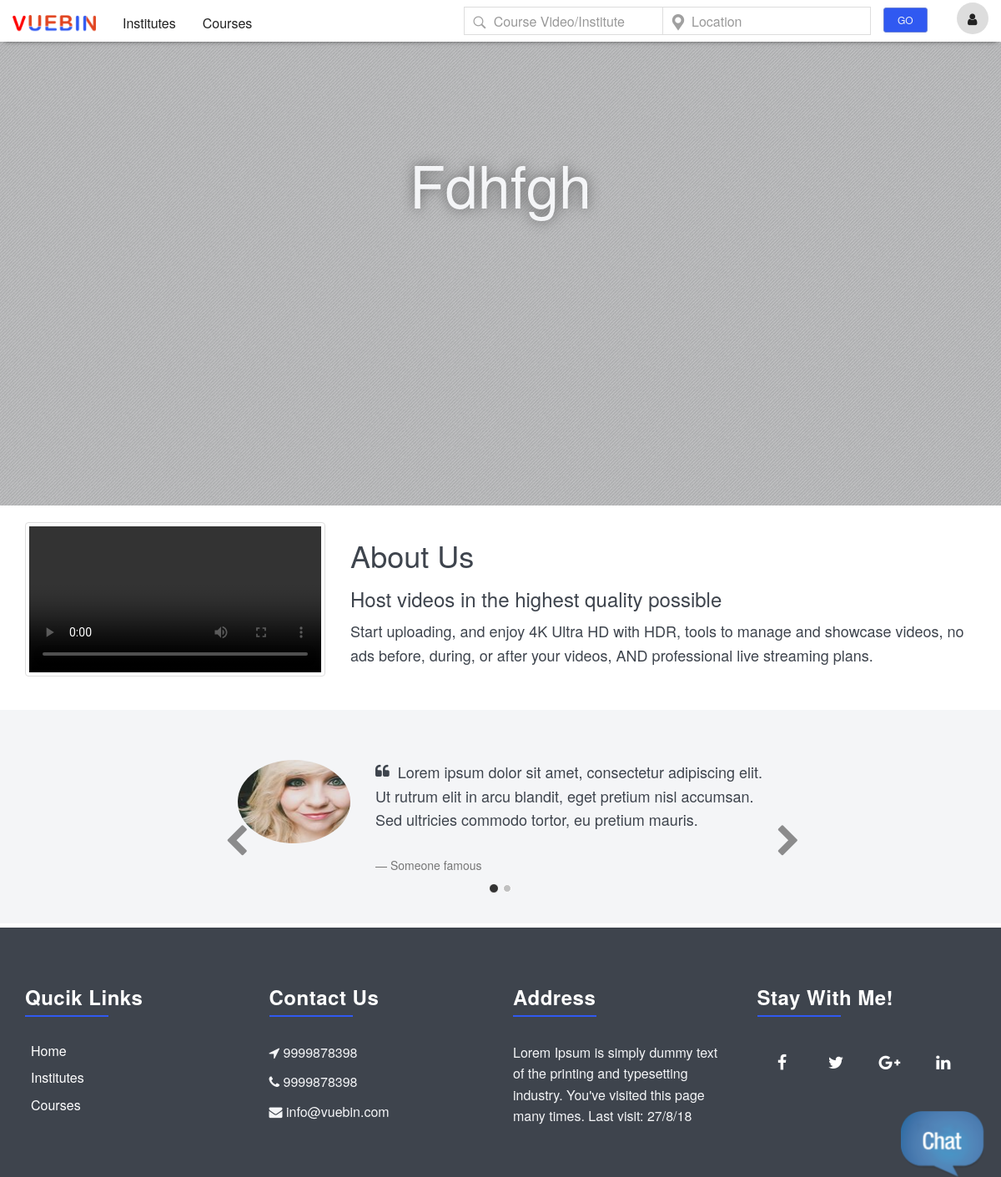
The page / on the database its author committed.
### tables this page shows
CREATE TABLE `homepage_header_videos` (
  `h_v_id` int(11) NOT NULL AUTO_INCREMENT,
  `title` text,
  `video_name` text,
  `org_video_name` text,
  `status` int(11) DEFAULT '0',
  `created_at` datetime DEFAULT NULL,
  `updated_at` datetime DEFAULT NULL,
  `created_by` int(11) DEFAULT NULL,
  PRIMARY KEY (`h_v_id`)
);

CREATE TABLE `aboutus_content` (
  `a_id` int(11) NOT NULL AUTO_INCREMENT,
  `aboutus` longtext,
  `video_name` varchar(250) DEFAULT NULL,
  `org_name` varchar(250) DEFAULT NULL,
  `created_at` datetime DEFAULT NULL,
  `updated_at` datetime DEFAULT NULL,
  `created_by` int(11) DEFAULT NULL,
  PRIMARY KEY (`a_id`)
);

CREATE TABLE `testimonial` (
  `t_id` int(11) NOT NULL AUTO_INCREMENT,
  `author_name` varchar(250) DEFAULT NULL,
  `testimonial` longtext,
  `image_name` varchar(250) DEFAULT NULL,
  `org_name` varchar(250) DEFAULT NULL,
  `status` int(11) DEFAULT '1',
  `created_at` datetime DEFAULT NULL,
  `updated_at` datetime DEFAULT NULL,
  `created_by` int(11) DEFAULT NULL,
  PRIMARY KEY (`t_id`)
);

CREATE TABLE `footer_content` (
  `c_id` int(11) NOT NULL AUTO_INCREMENT,
  `footer` longtext,
  `mobile1` varchar(250) DEFAULT NULL,
  `mobile2` varchar(250) DEFAULT NULL,
  `email_id` varchar(250) DEFAULT NULL,
  `created_at` datetime DEFAULT NULL,
  `updated_at` datetime DEFAULT NULL,
  `created_by` int(11) DEFAULT NULL,
  PRIMARY KEY (`c_id`)
);

### application/controllers/User.php (called while the page is built, shortened)
<?php
class User extends Front_end {
	public function index()
	{
		$data['home_page_video']=$this->User_model->get_home_page_video();
		$data['aboutus']=$this->User_model->get_aboutus_content(1);
		$data['testimonial']=$this->User_model->get_testimonial_home_list();
		$this->load->view('html/index',$data);
		$footer['details']=$this->Content_model->get_footer_content(1);
		$this->load->view('html/footer',$footer);
	}
}

### index.php (called while the page is built, shortened)
<?php
require_once BASEPATH.'core/CodeIgniter.php';

### application/models/User_model.php (called while the page is built, shortened)
<?php if ( ! defined('BASEPATH')) exit('No direct script access allowed');
class User_model extends CI_Model
{
	public  function get_home_page_video(){
		$this->db->select('title,video_name,org_video_name')->from('homepage_header_videos');
		$this->db->where('status',1);
		$this->db->order_by('h_v_id','desc');
		$this->db->limit(1);
		return $this->db->get()->row_array();
	}
	public  function get_course_names_list($val){
		$this->db->select('c_name as label,CONCAT(course_id,"_","course") as value')->from('course_list');
		$this->db->where('course_list.status',1);
		return $this->db->get()->result_array();
	}
	public  function get_course_or_institues_list($val){
		$this->db->select('i_name as label,CONCAT(i_id,"_","institue") AS value')->from('institute_list');
		$this->db->where('institute_list.status',1);
		$result1=$this->db->get()->result_array();
		$this->db->select('c_name as label,CONCAT(course_id,"_","course") as value')->from('course_list');
		$this->db->where('course_list.status',1);
		$result2=$this->db->get()->result_array();
		return array_merge($result1, $result2);
	}
	public  function get_only_location_search_list(){
		$this->db->select('location_list.l_id,location_list.location_name')->from('location_list');
		$this->db->join('city_list ', 'city_list.city_id = location_list.city_id', 'left');
		$this->db->join('countries_list ', 'countries_list.c_id = city_list.c_id', 'left');
		$this->db->where('location_list.l_status ',1);
		$this->db->order_by('location_list.l_id','desc');
		return $this->db->get()->result_array();
	}
	public  function get_location_search_list(){
		$this->db->select('location_list.l_id,CONCAT(location_list.location_name,", ",city_list.city_name,", ",countries_list.country_name) as address,countries_list.country_code,countries_list.num_code')->from('location_list');
		$this->db->join('city_list ', 'city_list.city_id = location_list.city_id', 'left');
		$this->db->join('countries_list ', 'countries_list.c_id = city_list.c_id', 'left');
		$this->db->where('location_list.l_status ',1);
		$this->db->order_by('location_list.l_id','desc');
		return $this->db->get()->result_array();
	}
	public  function get_aboutus_content($a_id){
		$this->db->select('a_id,aboutus,video_name,org_name')->from('aboutus_content');
		$this->db->where('a_id',$a_id);
		return $this->db->get()->row_array();
	}
	public  function get_testimonial_home_list(){
		$this->db->select('author_name,testimonial,image_name,org_name')->from('testimonial');
		$this->db->where('status',1);
		return $this->db->get()->result_array();
	}
}

### application/models/Content_model.php (called while the page is built, shortened)
<?php if ( ! defined('BASEPATH')) exit('No direct script access allowed');
class Content_model extends CI_Model
{
	public  function get_footer_content($id){
		$this->db->select('c_id,footer,mobile1,mobile2,email_id')->from('footer_content');
		$this->db->where('c_id',$id);
		return $this->db->get()->row_array();
	}
}

### application/views/html/index.php (the view, shortened to what this page needs)
<?php if(isset($home_page_video) && count($home_page_video)>0){ ?>
  <div class="">
    <div class="intro-video intro-dark-bg ">
		<video autoplay loop muted poster="screenshot.jpg" id="background" height="100%" width="100%" style="overflow:hidden">
        <source src="<?php echo base_url('assets/homepage_videos/'.$home_page_video['video_name']); ?>" type="video/mp4"  >
		  </video>
                <div class="overlay"></div>
                <div class="intro-body mobile-heading">
                    <div class="container ">
                       <h1 class="brand-heading"><?php echo isset($home_page_video['title'])?$home_page_video['title']:''; ?></h1>
                     </div>
                </div>
        </div>
  </div>
  <?php } ?>
  </div>
<section id="" class="bg-white">
            <div class="container">
                <div class="row" data-scrollreveal="enter left over 1s">
                    <div class="col-lg-4 ">
					   <video class="thumbnail" width="100%" height="100%" controls   controlsList="nodownload">
							<source src="<?php echo base_url('assets/aboutus_video/'.$aboutus['video_name']) ?>" type="video/mp4">
							<source src="movie.ogg" type="video/ogg">
						</video>
                    </div>
                    <div class="col-lg-8 " data-scrollreveal="enter right over 1s">
                        <?php echo isset($aboutus['aboutus'])?$aboutus['aboutus']:''; ?>
                    </div>
                </div>
            </div>
        </section>
		<?php if(isset($testimonial) && count($testimonial)>0){ ?>
        <section class="">
           <div class="container">
  <div class='row'>
    <div class='col-md-offset-2 col-md-8'>
      <div class="carousel slide" data-ride="carousel" id="quote-carousel">
        <ol class="carousel-indicators">
		<?php $cnt=0;foreach($testimonial as $list){ ?>
			  <?php if($cnt==0){ ?>
			  <li data-target="#quote-carousel" data-slide-to="<?php echo $cnt; ?>" class="active"></li>
			  <?php }else{ ?>
			       <li data-target="#quote-carousel" data-slide-to="<?php echo $cnt; ?>"></li>
			  <?php } ?>
		  <?php $cnt++;} ?>
        </ol>
        <div class="carousel-inner">
		  <?php $cnt=0;foreach($testimonial as $list){ ?>
			  <?php if($cnt==0){ ?>
				  <div class="item active">
					<blockquote>
					  <div class="row">
						<div class="col-sm-3 text-center">
							<?php if($list['image_name']!=''){ ?>
							<img class="img-circle" src="<?php echo base_url('assets/testimonial/'.$list['image_name']); ?>"/>
							<?php }else{?>
								<div class="img-circle" ><?php echo $result = substr($list['author_name'], 0, 2); ?></div>
							<?php } ?>
						</div>
						<div class="col-sm-9">
						  <?php echo isset($list['testimonial'])?$list['testimonial']:''; ?>
						  <small><?php echo isset($list['author_name'])?$list['author_name']:''; ?></small>
						</div>
					  </div>
					</blockquote>
				  </div>
			  <?php } ?>
		  <?php $cnt++;} ?>
        </div>
        <a data-slide="prev" href="#quote-carousel" class="left carousel-control"><i class="fa fa-chevron-left"></i></a>
        <a data-slide="next" href="#quote-carousel" class="right carousel-control"><i class="fa fa-chevron-right"></i></a>
      </div>
    </div>
  </div>
</div>
        </section>
		<?php } ?>

### application/views/html/footer.php (shortened to what this page needs)
</body>
<footer class="footer-2 bg-dark" id="footer" style="border-top:5px solid #fff;z-index:1024">
    <div class="container">
        <div class="row">
            <div class="col-md-3 text-left">
                <h3 class="script widget-title">Qucik Links</h3>
				<ul class="qucik-li">
					<li class="page-scroll"> <a href="<?php echo base_url(); ?>">Home </a> </li>
					<li class="page-scroll"> <a href="<?php echo base_url('institutes'); ?>">Institutes </a> </li>
					<li class="page-scroll"> <a href="<?php echo base_url('courses'); ?>">Courses </a> </li>
				</ul>
            </div>
            <div class="col-md-3 cont-pargh text-left">
                <h3 class="script widget-title">Contact Us</h3> <p><i class="fa fa-location-arrow"></i>   <?php echo isset($details['mobile1'])?$details['mobile1']:''; ?> </p>
				<?php if(isset($details['mobile2']) && $details['mobile2']!=''){ ?>
					<p><i class="fa fa-phone"></i>   <?php echo isset($details['mobile2'])?$details['mobile2']:''; ?> </p>
				<?php } ?>
					<p><i class="fa fa fa-envelope"></i>  <?php echo isset($details['email_id'])?$details['email_id']:''; ?> </p>
            </div>
			<div class="col-md-3 address-cont text-left">
			 <h3 class="script widget-title">Address</h3>
				<p><?php echo isset($details['footer'])?$details['footer']:''; ?></p>
            </div>
			<div class="col-md-3  ">
                <h3 class="script widget-title text-left">Stay With Me!</h3>
				    <ul class="social-network social-circle">
                        <li><a href="#" class="icoFacebook" title="Facebook"><i class="fa fa-facebook"></i></a></li>
                        <li><a href="#" class="icoTwitter" title="Twitter"><i class="fa fa-twitter"></i></a></li>
                        <li><a href="#" class="icoGoogle" title="Google +"><i class="fa fa-google-plus"></i></a></li>
                        <li><a href="#" class="icoLinkedin" title="Linkedin"><i class="fa fa-linkedin"></i></a></li>
                    </ul>
            </div>
        </div>
    </div>
</footer>
</body>
</html>

### rows shown on the page
homepage_header_videos: title "Fdhfgh"
aboutus_content: aboutus "About Us Host videos in the highest quality possible Start uploading, and enjoy 4K Ultra HD with HDR, tools to manage and showcase videos, no ads before, during, or after your videos, AND professional live streaming plans."
testimonial: image_name (picture), testimonial "Lorem ipsum dolor sit amet, consectetur adipiscing elit. Ut rutrum elit in arcu blandit, eget pretium nisl accumsan. Sed ultricies commodo tortor, eu pretium mauris.", author_name "Someone famous"
footer_content: mobile1 "9999878398", mobile2 "9999878398", email "info@vuebin.com", footer "Lorem Ipsum is simply dummy text of the printing and typesetting industry. You've visited this page many times. Last visit: 27/8/18"
